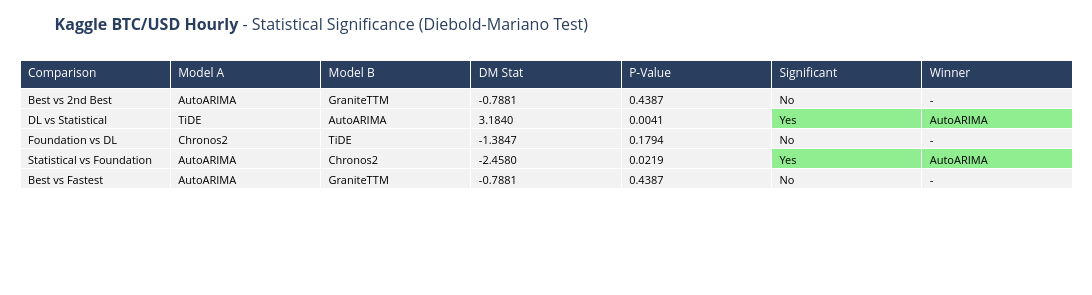

Notebook cell for this chart:
### Code cell
# 8b. Statistical Significance Testing (Diebold-Mariano Test)

# Run statistical comparison (using h=test_periods for hourly data with sufficient samples)
dm_results_df = run_statistical_comparison(
    tracker,
    final_predictions,
    test,
)

# Visualize Results as Table
fig_dm = plot_dm_results(dm_results_df, DATASET_CONFIG["name"])
if fig_dm:
    fig_dm.show()

### Figure 1 — Plotly figure (JSON) as saved in the notebook; plotly's stock layout.template omitted (floating-point values rounded to 4 significant figures)
{"data": [{"cells": {"align": "left", "fill": {"color": [["#f2f2f2", "#f2f2f2", "#f2f2f2", "#f2f2f2", "#f2f2f2"], ["#f2f2f2", "#f2f2f2", "#f2f2f2", "#f2f2f2", "#f2f2f2"], ["#f2f2f2", "#f2f2f2", "#f2f2f2", "#f2f2f2", "#f2f2f2"], ["#f2f2f2", "#f2f2f2", "#f2f2f2", "#f2f2f2", "#f2f2f2"], ["#f2f2f2", "#f2f2f2", "#f2f2f2", "#f2f2f2", "#f2f2f2"], ["#f2f2f2", "lightgreen", "#f2f2f2", "lightgreen", "#f2f2f2"], ["#f2f2f2", "lightgreen", "#f2f2f2", "lightgreen", "#f2f2f2"]]}, "font": {"color": "black", "size": 11}, "format": [null, null, null, ".4f", ".4f", null, null], "values": [["Best vs 2nd Best", "DL vs Statistical", "Foundation vs DL", "Statistical vs Foundation", "Best vs Fastest"], ["AutoARIMA", "TiDE", "Chronos2", "AutoARIMA", "AutoARIMA"], ["GraniteTTM", "AutoARIMA", "TiDE", "Chronos2", "GraniteTTM"], [-0.7881, 3.184, -1.385, -2.458, -0.7881], [0.4387, 0.004134, 0.1794, 0.02193, 0.4387], ["No", "Yes", "No", "Yes", "No"], ["-", "AutoARIMA", "-", "AutoARIMA", "-"]]}, "header": {"align": "left", "fill": {"color": "#2a3f5f"}, "font": {"color": "white", "size": 12}, "values": ["Comparison", "Model A", "Model B", "DM Stat", "P-Value", "Significant", "Winner"]}, "type": "table"}], "layout": {"height": 295, "margin": {"b": 20, "l": 20, "r": 20, "t": 60}, "title": {"font": {"size": 16}, "text": "<b>Kaggle BTC/USD Hourly</b> - Statistical Significance (Diebold-Mariano Test)"}, "width": 1700}}
